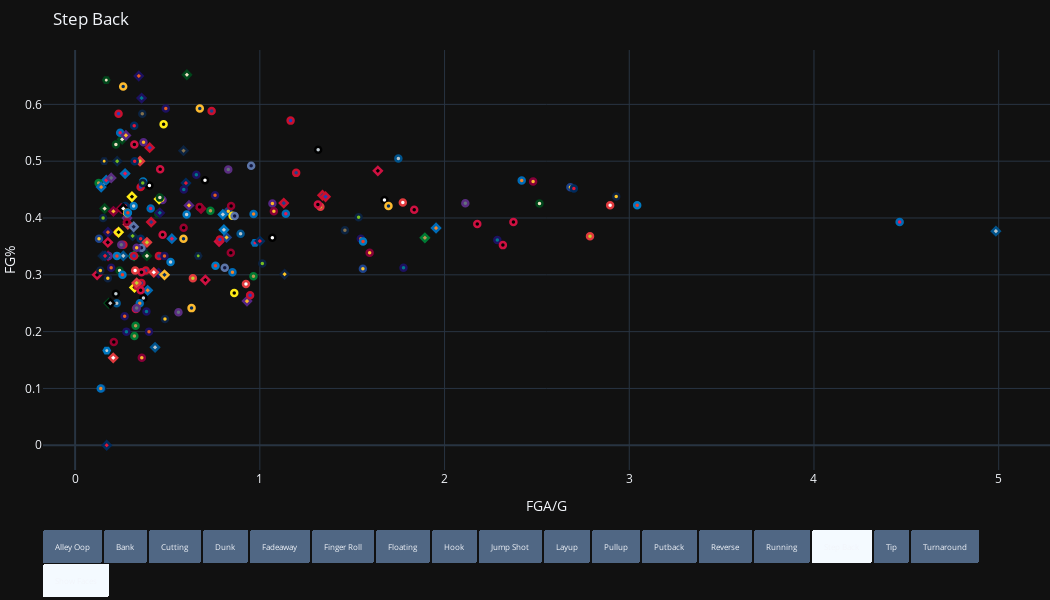

Notebook code cell kept with this figure:
### Markdown cell above
# Plotting Player Images and Shot Data
Finally, we use Plotly to create an interactive plot displaying player images and shot data. We add buttons to the plot to allow users to filter the visualization based on shot type.

### Code cell
# Update the layout of the figure
def update_figure_layout(figure):
    figure.update_layout(
        width=1050,
        height=600,
        autosize=False,
        margin=dict(t=50, b=130, l=0, r=0),
        xaxis_title="FGA/G",
        yaxis_title="FG%",
        title="Step Back"
    )

# Create buttons for updating the figure
def create_update_buttons(types, vis_list):
    update_buttons = [
        dict(
            method="update",
            label=shot_type,
            args=[{"visible": visl(n)}, update_args[shot_type]]
        ) for n, shot_type in enumerate(types)
    ]
    return update_buttons

# Create buttons for hiding/showing player faces
def create_hide_show_buttons(image_indices):
    hide_buttons = [
        dict(
            method="relayout",
            label="Show Faces",
            args=[
                {f"images[{idx}].opacity": 1 for idx in image_indices.values()}
            ],
            args2=[
                {f"images[{idx}].opacity": 0 for idx in image_indices.values()}
            ]
        )
    ]
    return hide_buttons

# Define the layout for the update menus
def define_update_menus(update_buttons, hide_buttons, default_index):
    update_menus = [
        {
            "buttons": update_buttons,
            "direction": "right",
            "type": "buttons",
            "pad": {"r": 10, "t": 10},
            "showactive": True,
            "x": 0,
            "xanchor": "left",
            "y": -0.12,
            "yanchor": "top",
            "font": {"size": 8.25},
            "active": default_index
        },
        {
            "buttons": hide_buttons,
            "type": "buttons",
            "pad": {"r": 10, "t": 10},
            "showactive": True,
            "x": 0,
            "xanchor": "left",
            "y": -0.2,
            "yanchor": "top",
            "font": {"size": 8.25}
        }
    ]
    return update_menus

# Update the visibility of each trace in the figure
def update_trace_visibility(figure, default_trace):
    figure.for_each_trace(
        lambda trace: trace.update(visible=True) if trace.name == default_trace else trace.update(visible=False)
    )

# Display the figure
def display_figure(figure):
    figure.show()

# Update the layout of the figure
update_figure_layout(fig)

# Create buttons for updating the figure
update_buttons = create_update_buttons(shot_types, update_args)

# Create buttons for hiding/showing player faces
hide_buttons = create_hide_show_buttons(image_index)

DEFAULT = "Step Back"

# Define the layout for the update menus
update_menus = define_update_menus(update_buttons, hide_buttons, shot_types.index(DEFAULT))

# Update the layout with the defined update menus
fig.update_layout(updatemenus=update_menus)

# Update the visibility of each trace in the figure
update_trace_visibility(fig, DEFAULT)

# Display the figure
display_figure(fig)
